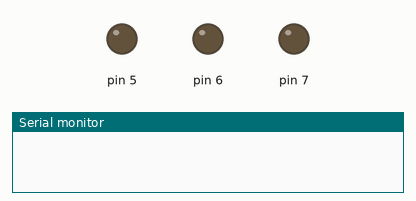
Simulated run of this sketch. Board: Arduino Uno, built with avr-gcc and run on an emulated ATmega328P. Parts: output pins drawn as LEDs (lit = HIGH), the last lines printed to the serial monitor.

Above: at 0.1 s.
At 6.1 s:
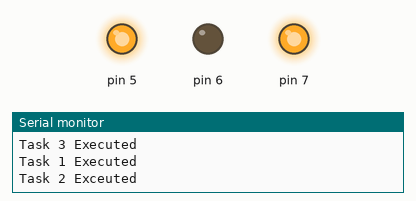
At 10.1 s:
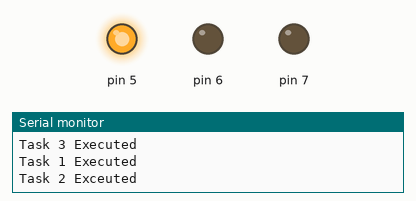
At 16.1 s:
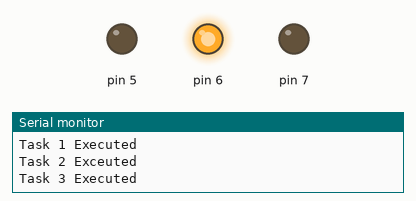
At 20.1 s:
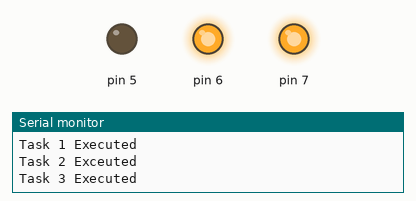
At 38.1 s:
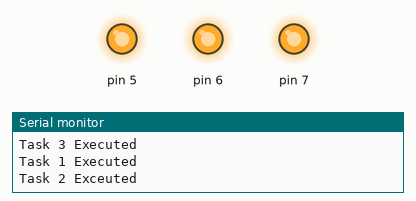
Timing chart, 0 to 39.6 s (numbered marks = the images above):
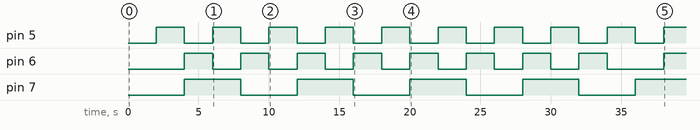

Measured:
- by itself, pin 5: alternates HIGH for 2.0 s and LOW for 2.0 s
- by itself, pin 6: goes 7 × (HIGH 2.0 s, LOW 2.0 s), HIGH 2.0 s, LOW 4.0 s, then HIGH
- by itself, pin 7: alternates HIGH for 4.0 s and LOW for 4.0 s

The sketch:

code.ino
```cpp
unsigned long currentTime;
unsigned long task1Time = 0;
unsigned long task2Time = 0;
unsigned long task3Time = 0;

void setup() {
  pinMode(5, OUTPUT);
  pinMode(6, OUTPUT);
  pinMode(7, OUTPUT);
  Serial.begin(9600);

}

void loop() {
  currentTime = millis();
  if(currentTime - task1Time >= 1000){
    task1Time = currentTime;
    digitalWrite(5, !digitalRead(5));
    Serial.println("Task 1 Executed");
  }

  if(currentTime - task2Time >= 2000){
    task2Time = currentTime;
    digitalWrite(6, !digitalRead(6));
    Serial.println("Task 2 Exceuted");
  }

  if(currentTime - task3Time >= 3000){
    task3Time = currentTime;
    digitalWrite(7, !digitalRead(7));
    Serial.println("Task 3 Executed");
  }
  delay(2000);
}
```
